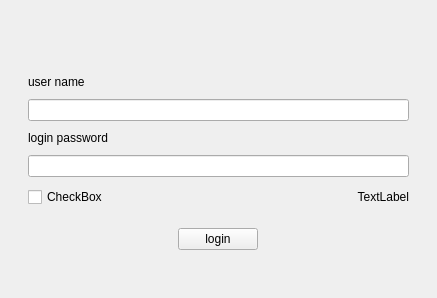
<?xml version="1.0" encoding="UTF-8"?>
<ui version="4.0">
 <class>UiLogin</class>
 <widget class="QWidget" name="UiLogin">
  <property name="geometry">
   <rect>
    <x>0</x>
    <y>0</y>
    <width>437</width>
    <height>298</height>
   </rect>
  </property>
  <property name="windowTitle">
   <string>Form</string>
  </property>
  <layout class="QVBoxLayout" name="verticalLayout">
   <property name="spacing">
    <number>0</number>
   </property>
   <property name="leftMargin">
    <number>4</number>
   </property>
   <property name="topMargin">
    <number>4</number>
   </property>
   <property name="rightMargin">
    <number>4</number>
   </property>
   <property name="bottomMargin">
    <number>4</number>
   </property>
   <item>
    <widget class="QStackedWidget" name="stackedWidget">
     <property name="currentIndex">
      <number>0</number>
     </property>
     <widget class="QWidget" name="page_login">
      <layout class="QVBoxLayout" name="verticalLayout_3">
       <property name="bottomMargin">
        <number>20</number>
       </property>
       <item>
        <spacer name="verticalSpacer_2">
         <property name="orientation">
          <enum>Qt::Vertical</enum>
         </property>
         <property name="sizeHint" stdset="0">
          <size>
           <width>20</width>
           <height>40</height>
          </size>
         </property>
        </spacer>
       </item>
       <item alignment="Qt::AlignHCenter">
        <widget class="QLabel" name="label_logo">
         <property name="text">
          <string/>
         </property>
        </widget>
       </item>
       <item>
        <layout class="QFormLayout" name="formLayout">
         <property name="verticalSpacing">
          <number>10</number>
         </property>
         <property name="leftMargin">
          <number>15</number>
         </property>
         <property name="topMargin">
          <number>15</number>
         </property>
         <property name="rightMargin">
          <number>15</number>
         </property>
         <property name="bottomMargin">
          <number>15</number>
         </property>
         <item row="0" column="0">
          <widget class="QLabel" name="userName">
           <property name="text">
            <string>user name</string>
           </property>
          </widget>
         </item>
         <item row="1" column="0" colspan="2">
          <widget class="QLineEdit" name="input_user_name"/>
         </item>
         <item row="2" column="0">
          <widget class="QLabel" name="userName_2">
           <property name="text">
            <string>login password</string>
           </property>
          </widget>
         </item>
         <item row="4" column="0" colspan="2">
          <widget class="QLineEdit" name="input_password">
           <property name="echoMode">
            <enum>QLineEdit::Password</enum>
           </property>
          </widget>
         </item>
         <item row="5" column="0">
          <widget class="QCheckBox" name="pwdCheckBox">
           <property name="text">
            <string>CheckBox</string>
           </property>
          </widget>
         </item>
         <item row="5" column="1">
          <widget class="QLabel" name="label_qq">
           <property name="layoutDirection">
            <enum>Qt::LeftToRight</enum>
           </property>
           <property name="text">
            <string>TextLabel</string>
           </property>
           <property name="alignment">
            <set>Qt::AlignRight|Qt::AlignTrailing|Qt::AlignVCenter</set>
           </property>
          </widget>
         </item>
        </layout>
       </item>
       <item>
        <layout class="QVBoxLayout" name="verticalLayout_4">
         <property name="spacing">
          <number>10</number>
         </property>
         <property name="bottomMargin">
          <number>0</number>
         </property>
         <item alignment="Qt::AlignHCenter">
          <widget class="QPushButton" name="btn_login">
           <property name="text">
            <string>login</string>
           </property>
          </widget>
         </item>
         <item>
          <widget class="QLabel" name="label_link">
           <property name="text">
            <string/>
           </property>
           <property name="textFormat">
            <enum>Qt::AutoText</enum>
           </property>
           <property name="alignment">
            <set>Qt::AlignCenter</set>
           </property>
          </widget>
         </item>
        </layout>
       </item>
      </layout>
     </widget>
     <widget class="QWidget" name="page_register">
      <layout class="QVBoxLayout" name="verticalLayout_2">
       <item>
        <widget class="QWidget" name="registerWidget" native="true">
         <layout class="QVBoxLayout" name="verticalLayout_5">
          <item>
           <spacer name="verticalSpacer_3">
            <property name="orientation">
             <enum>Qt::Vertical</enum>
            </property>
            <property name="sizeHint" stdset="0">
             <size>
              <width>20</width>
              <height>40</height>
             </size>
            </property>
           </spacer>
          </item>
          <item>
           <layout class="QFormLayout" name="formLayout_2">
            <property name="verticalSpacing">
             <number>10</number>
            </property>
            <property name="leftMargin">
             <number>15</number>
            </property>
            <property name="topMargin">
             <number>15</number>
            </property>
            <property name="rightMargin">
             <number>15</number>
            </property>
            <property name="bottomMargin">
             <number>15</number>
            </property>
            <item row="0" column="0">
             <widget class="QLabel" name="userName_4">
              <property name="text">
               <string>user name</string>
              </property>
             </widget>
            </item>
            <item row="1" column="0" colspan="2">
             <widget class="QLineEdit" name="user_name"/>
            </item>
            <item row="2" column="0">
             <widget class="QLabel" name="password">
              <property name="text">
               <string>login password</string>
              </property>
             </widget>
            </item>
            <item row="3" column="0" colspan="2">
             <widget class="QLineEdit" name="input_password_2">
              <property name="echoMode">
               <enum>QLineEdit::Password</enum>
              </property>
             </widget>
            </item>
            <item row="4" column="0">
             <widget class="QLabel" name="confirm_password">
              <property name="text">
               <string>confirm password</string>
              </property>
             </widget>
            </item>
            <item row="5" column="0" colspan="2">
             <widget class="QLineEdit" name="input_password_3">
              <property name="echoMode">
               <enum>QLineEdit::Password</enum>
              </property>
             </widget>
            </item>
           </layout>
          </item>
          <item>
           <spacer name="verticalSpacer">
            <property name="orientation">
             <enum>Qt::Vertical</enum>
            </property>
            <property name="sizeHint" stdset="0">
             <size>
              <width>20</width>
              <height>40</height>
             </size>
            </property>
           </spacer>
          </item>
          <item alignment="Qt::AlignHCenter">
           <widget class="QPushButton" name="btn_register">
            <property name="text">
             <string>register</string>
            </property>
           </widget>
          </item>
         </layout>
        </widget>
       </item>
      </layout>
     </widget>
    </widget>
   </item>
  </layout>
 </widget>
 <resources/>
 <connections/>
</ui>
